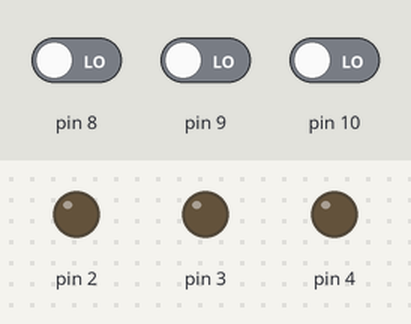
Bench run of a sketch on a simulated Arduino Uno, built with avr-gcc and run on an emulated ATmega328P. On the bench: output pins drawn as LEDs (lit = HIGH). Inputs (shaded band) come from the test bench; at power-on: pin 8 LOW, pin 9 LOW, pin 10 LOW.

Above: at 1.8 s.
1.9 s: pin 8 driven HIGH
At 3.1 s:
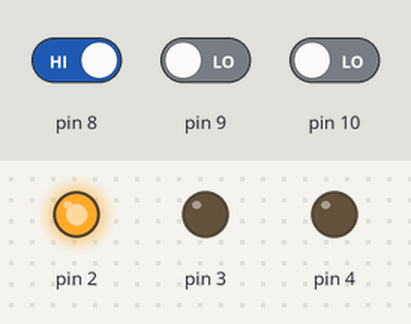
3.5 s: pin 8 driven LOW
At 4.4 s:
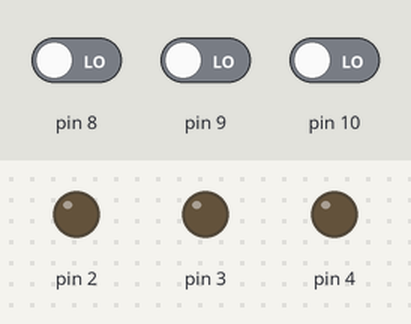
5.3 s: pin 9 driven HIGH
At 5.6 s:
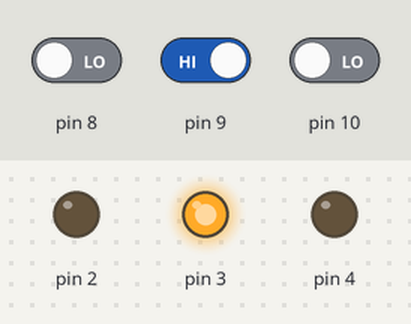
6.8 s: pin 9 driven LOW
At 7.9 s:
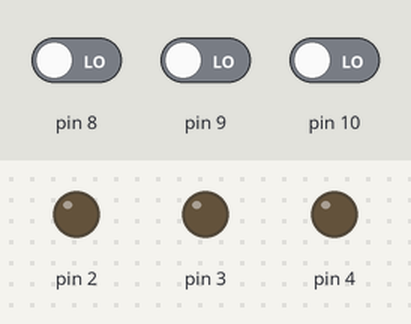
8.3 s: pin 10 driven HIGH
At 9.1 s:
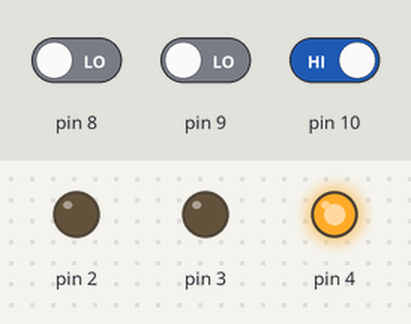
Timing chart, 0 to 10.8 s (numbered marks = the images above; inputs shaded):
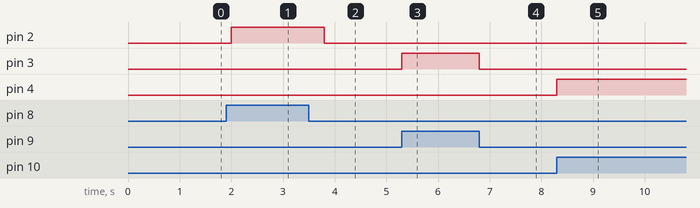

Measured:
- after the input at 1.9 s, pin 2: LOW → HIGH after 0.10 s
- after the input at 3.5 s, pin 2: HIGH → LOW after 0.30 s
- after the input at 5.3 s, pin 3: LOW → HIGH at once
- after the input at 6.8 s, pin 3: HIGH → LOW at once
- after the input at 8.3 s, pin 4: LOW → HIGH at once

The sketch:

WaterLevelIndicator_withLCD.ino
```cpp
void setup() {
  // put your setup code here, to run once:
  pinMode(2,OUTPUT);
   pinMode(3,OUTPUT);
    pinMode(4,OUTPUT);
     pinMode(8,INPUT);
      pinMode(9,INPUT);
       pinMode(10,INPUT);


}

void loop() {
  // put your main code here, to run repeatedly:
  bool LEDY = digitalRead(8);
    bool LEDG = digitalRead(9);
  bool LEDW = digitalRead(10);
  digitalWrite(2, LOW);
  digitalWrite(3, LOW);
  digitalWrite(4, LOW);


  if (LEDY == HIGH){
  digitalWrite(2,HIGH);
  delay(100);}
  else if (LEDG==HIGH){
    digitalWrite(3,HIGH);}
    else if  (LEDW == HIGH){
    digitalWrite(4, HIGH);
    }
    else{
       digitalWrite(2,LOW);
       digitalWrite(3,LOW);
       digitalWrite(4,LOW);

  }
  delay(500);
}
```
